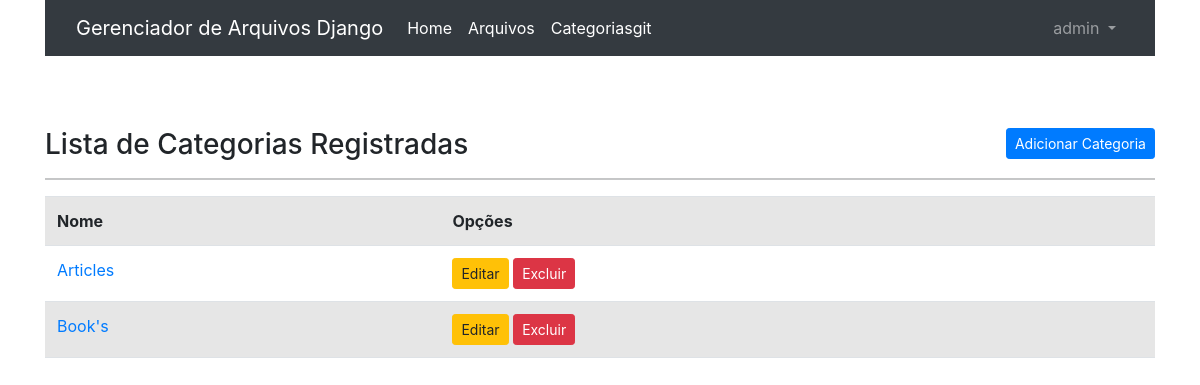
The page /listar/categorias (signed in) on the database as committed earlier.
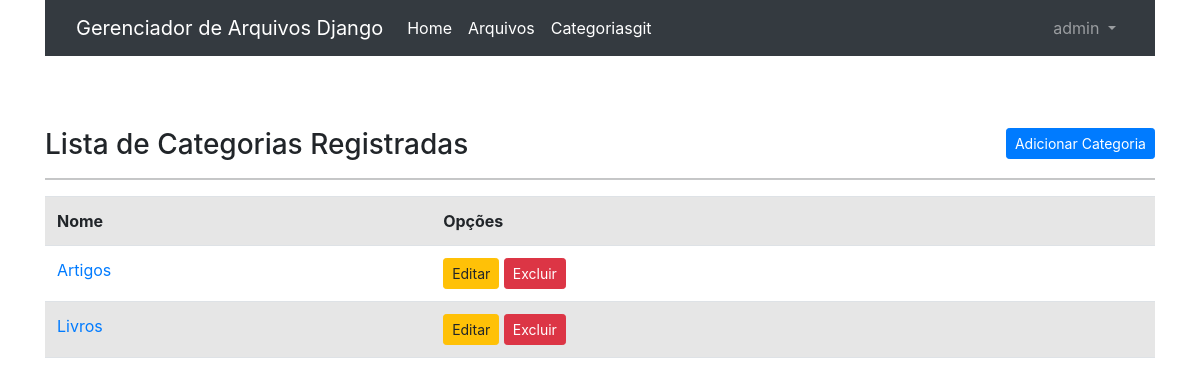
The same page on the database as committed later.
### materiais/models.py (models this page shows, shortened)
class Categoria(models.Model):
    nome = models.CharField(max_length=50, unique=True)
    class Meta:
        ordering = ('nome',)

### materiais/views.py (the view)
class CategoriaList(LoginRequiredMixin, ListView):
    login_url = reverse_lazy('login')
    model = Categoria
    template_name = 'materiais/listas/categoria.html'

### materiais/templates/materiais/listas/categoria.html (shortened to what this page needs)
{% extends 'paginas/base.html' %}
{% load static %}
{% block content %}
<h3>
    Lista de Categorias Registradas
    <a href="{% url 'criar-categoria' %}" class="btn btn-primary btn-sm float-right">Adicionar Categoria</a>
</h3>
<hr>
<div class="table-responsive">
    <table class="table table-striped">
        <tr>
            <th>Nome</th>
            <th>Opções</th>
        </tr>
        {% for categoria in object_list %}
        <tr>
            <td>
                <a href="{% url 'listar-arquivos' %}">{{ categoria.nome }}</a>
            </td>
            <td>
                <a href="{% url 'editar-categoria' categoria.pk %}" class="btn btn-warning btn-sm">Editar
                </a>
                <a href="{% url 'excluir-categoria' categoria.pk %}" class="btn btn-danger btn-sm">Excluir
                </a>
            </td>
        </tr>
        {% empty %}
        <tr>
            <td colspan="3">Nenhum campo registrado.</td>
        </tr>
        {% endfor %}
    </table>
</div>
{% endblock %}

### paginas/templates/paginas/base.html (shortened to what this page needs)
{% load static %}
<!DOCTYPE html>
<html lang="pt-br">
<head>
    <link href="https://cdn.jsdelivr.net/npm/bootstrap@5.1.1/dist/css/bootstrap.min.css" rel="stylesheet"
>
    <link rel="stylesheet" href="{% static 'css/style.css' %}">
    <link rel="stylesheet" href="{% static 'css/bootstrap.min.css' %}">
</head>
<body>
    <div class="container">
        {% include "paginas/nav.html" %}
    </div>
    <div class="container py-5">
        {% block content %}
        {% endblock %}
    </div>
</body>
</html>

### paginas/templates/paginas/nav.html (shortened to what this page needs)
<nav class="navbar navbar-expand-lg navbar-dark bg-dark mb-4">
    <div class="container">
        <a class="navbar-brand" href="{% url 'home' %}">Gerenciador de Arquivos Django</a>
        <div class="collapse navbar-collapse" id="navbarSupportedContent">
            <ul class="navbar-nav me-auto">
                <li class="nav-item">
                    <a class="nav-link active" aria-current="page" href="{% url 'home' %}">Home</a>
                </li>
                {% if request.user.is_authenticated %}
                <a class="nav-link active" aria-current="page" href="{% url 'listar-arquivos' %}">Arquivos</a>
                <a class="nav-link active" aria-current="page" href="{% url 'listar-categorias' %}">Categoriasgit</a>
                {% endif %}
            </ul>
            {% if request.user.is_authenticated %}
            <ul class="navbar-nav">
                <li class="nav-item dropdown">
                    <a class="nav-link dropdown-toggle" href="#" id="navbarDropdown" role="button"
                        data-bs-toggle="dropdown" aria-expanded="false">
                        {{ user.username }}
                    </a>
                </li>
            </ul>
            {% else %}
            <form class="form-inline my-2 my-lg-2">
                <a href="{% url 'login' %}" class="btn btn-primary ml-4">Entrar</a>
                <a href="{% url 'register' %}" class="btn btn-outline-secondary">Cadastrar</a>
            </form>
            {% endif %}
        </div>
    </div>
</nav>

Rows that differ between the two databases and show on the page:
changed Categoria: nome "Articles" → "Artigos"
changed Categoria: nome "Book's" → "Livros"
